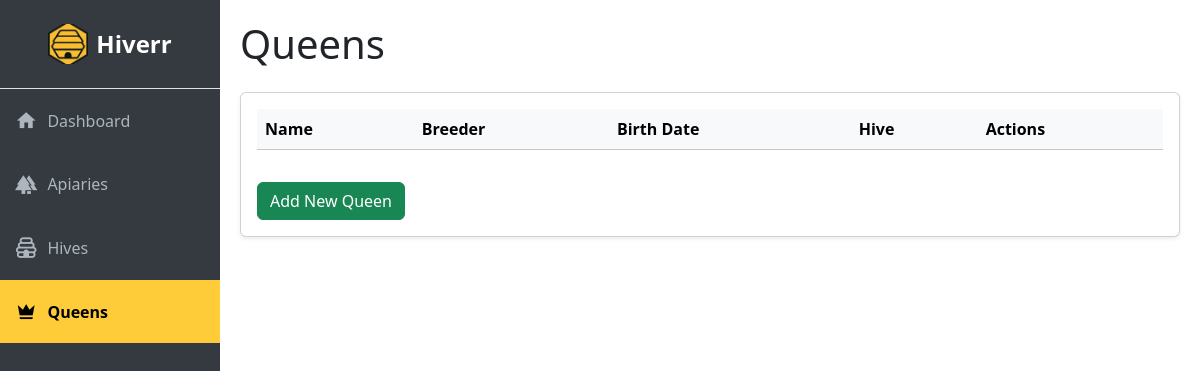
The page /queens on the database as committed earlier.
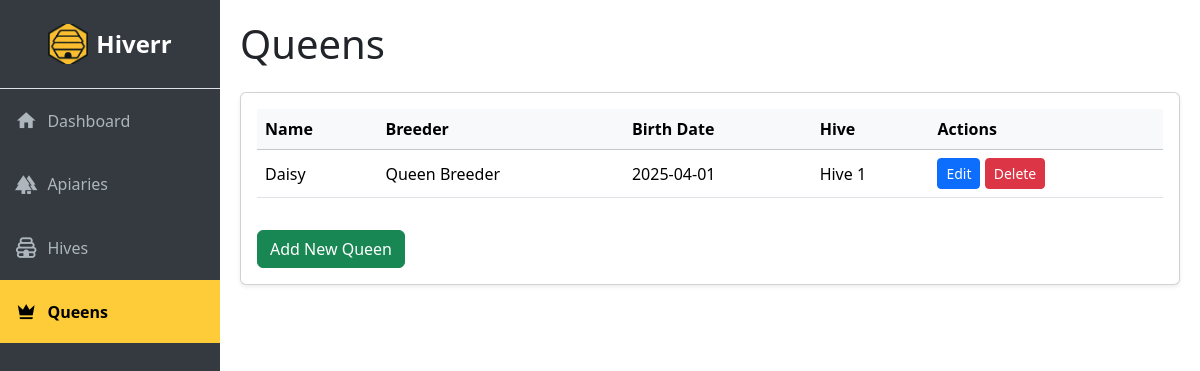
The same page on the database as committed later.
### app.py (models this page shows, shortened)
class Queen(db.Model):
    id = db.Column(db.Integer, primary_key=True)
    name = db.Column(db.String(100), nullable=False)
    breeder = db.Column(db.String(100))
    birth_date = db.Column(db.Date)
    hive_id = db.Column(db.Integer, db.ForeignKey('hive.id'))

class Hive(db.Model):
    id = db.Column(db.Integer, primary_key=True)
    name = db.Column(db.String(100), nullable=False)
    apiary_id = db.Column(db.Integer, db.ForeignKey('apiary.id'))
    queens = db.relationship('Queen', backref='hive', cascade='all, delete-orphan')

### app.py (the view)
@app.route('/queens')
def queens():
    queens = Queen.query.all()  # Retrieve all Hives from the database
    return render_template('queens.html', queens=queens, active_page='queens')

### templates/queens.html (shortened to what this page needs)
{% extends "base.html" %}
{% block content %}
<h1 class="mb-4">Queens</h1>
<div class="card shadow-sm">
    <div class="card-body">
        <table class="table table-hover align-middle">
            <thead class="table-light">
                <tr>
                    <th>Name</th>
                    <th>Breeder</th>
                    <th>Birth Date</th>
                    <th>Hive</th>
                    <th>Actions</th>
                </tr>
            </thead>
            <tbody>
                {% for queen in queens %}
                <tr>
                    <td>{{ queen.name }}</td>
                    <td>{{ queen.breeder }}</td>
                    <td>{{ queen.birth_date }}</td>
                    <td>{{ queen.hive.name if queen.hive else 'Unassigned' }}</td>
                    <td>
                        <a href="/edit-queen/{{ queen.id }}" class="btn btn-sm btn-primary">Edit</a>
                        <button class="btn btn-sm btn-danger" onclick="confirmDelete('{{ queen.id }}', '{{ queen.name }}')">Delete</button>
                    </td>
                </tr>
                {% endfor %}
            </tbody>
        </table>
        <a href="/add-queen" class="btn btn-success mt-3">Add New Queen</a>
    </div>
</div>
{% endblock %}

### templates/base.html (shortened to what this page needs)
<!DOCTYPE html>
<html lang="en">
<head>
    <link href="https://cdn.jsdelivr.net/npm/bootstrap@5.3.2/dist/css/bootstrap.min.css" rel="stylesheet">
    <link href="https://cdnjs.cloudflare.com/ajax/libs/font-awesome/6.7.2/css/all.min.css" rel="stylesheet">
    <link href="https://cdn.materialdesignicons.com/7.4.47/css/materialdesignicons.min.css" rel="stylesheet">
</head>
<body>
    <div class="sidebar">
        <div class="text-center py-4 border-bottom">
            <a href="/" class="text-decoration-none text-white fs-4 fw-bold d-flex align-items-center justify-content-center gap-2">
                <img src="/static/hiverr.png" alt="Hiverr Logo" class="rounded" style="width: 40px; height: 40px; object-fit: cover;">
                <span class="fs-4">Hiverr</span>
            </a>
        </div>
        <a href="/" class="sidebar-link {% if active_page == 'dashboard' %}active{% endif %}">
          <i class="mdi mdi-home"></i> Dashboard
        </a>
        <a href="/apiaries" class="sidebar-link {% if active_page == 'apiaries' %}active{% endif %}">
            <i class="mdi mdi-forest"></i> Apiaries
        </a>
        <a href="/hives" class="sidebar-link {% if active_page == 'hives' %}active{% endif %}">
            <i class="mdi mdi-beehive-outline"></i> Hives
        </a>
        <a href="/queens" class="sidebar-link {% if active_page == 'queens' %}active{% endif %}">
            <i class="mdi mdi-crown"></i> Queens
        </a>
    </div>
    <div class="content">
        {% block content %}{% endblock %}
    </div>
</body>
</html>

### templates/base.html (style rules this page uses)
body { min-height: 100vh; display: flex; }
.sidebar { width: 220px; background-color: #343a40; flex-shrink: 0; display: flex; flex-direction: column; }
.sidebar-link { color: #adb5bd; text-decoration: none; display: flex; align-items: center; padding: 15px; transition: background-color 0.2s ease, color 0.2s ease; }
.sidebar-link.active { background-color: #fdcc38; color: black; font-weight: bold; }
.sidebar-link i { margin-right: 10px; font-size: 1.4rem; }
.content { flex-grow: 1; padding: 20px; }

Rows that differ between the two databases and show on the page:
added Queen: name "Daisy", breeder "Queen Breeder", birth_date "2025-04-01", hive "Hive 1"
